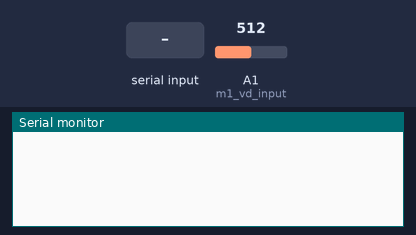
Recording of a sketch running on a simulated Arduino Leonardo, built with avr-gcc and run on an emulated ATmega32U4. Shown: the last lines printed to the serial monitor. The inputs (shaded band) are chosen by the test bench; at power-on: A1 (m1_vd_input) = 512.

Above: at 1.2 s.
1.3 s: "readvoltage\n" received over Serial
At 1.8 s:
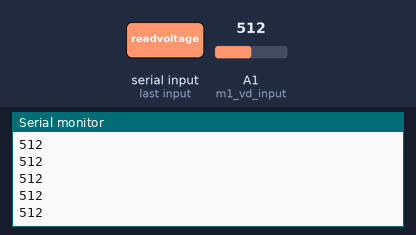
3.2 s: A1 (m1_vd_input) set to 716
At 4.0 s:
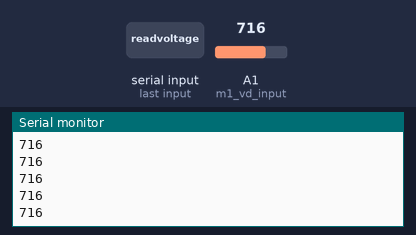
4.7 s: A1 (m1_vd_input) set to 900
Timing chart, 0 to 4.7 s (numbered marks = the images above; inputs shaded):
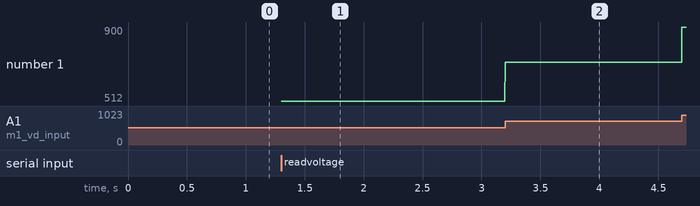

Measured:
- after the input at 1.3 s, the serial monitor: prints a new line at once (image 1)
- after the input at 3.2 s, the serial monitor: prints a new line at once (image 2)
- plotted number 1: 512 → 716 after the input at 3.2 s, 716 → 900 after the input at 4.7 s

The sketch:

voltage_divider.ino
```cpp
#include <Arduino.h>

#define m1_vd_input A1 // 1. change here, m1_vd_input ? which ADC is connected to your voltage divider
#define adc_resolution 1024

bool readingEnabled = false;
int counter = 0;

void setup() {
  Serial.begin(115200);
  while (!Serial); // Wait for the serial port to be ready (for certain boards like Leonardo)
}

void loop() {
  // Check if any serial input is available
  if (Serial.available() > 0) {
    String command = Serial.readStringUntil('\n'); // Read the command from the serial monitor

    // Check if the entered command is 'readvoltage'
    if (command == "readvoltage") readingEnabled = true;
  }

  while(readingEnabled){
    Serial.println(analogRead(m1_vd_input));
    counter = counter + 1;
    if(counter == 10000){ // 2. change here, counter == ? for getting 10s
      counter = 0;
      readingEnabled = false;
      Serial.println("Ready to enter next command");
      break;
    }
    delay(1);
  }
}
```
